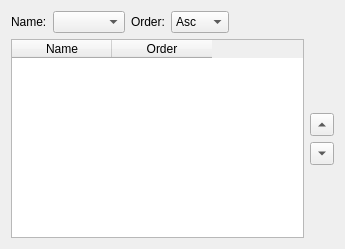
<?xml version="1.0" encoding="UTF-8"?>
<ui version="4.0">
 <class>QReportPropertySort</class>
 <widget class="QWidget" name="QReportPropertySort">
  <property name="geometry">
   <rect>
    <x>0</x>
    <y>0</y>
    <width>345</width>
    <height>249</height>
   </rect>
  </property>
  <property name="windowTitle">
   <string>Form</string>
  </property>
  <layout class="QVBoxLayout" name="verticalLayout_2">
   <item>
    <layout class="QHBoxLayout" name="horizontalLayout_2">
     <item>
      <widget class="QLabel" name="label">
       <property name="text">
        <string>Name:</string>
       </property>
      </widget>
     </item>
     <item>
      <widget class="QComboBox" name="comboBox"/>
     </item>
     <item>
      <widget class="QLabel" name="label_2">
       <property name="text">
        <string>Order:</string>
       </property>
      </widget>
     </item>
     <item>
      <widget class="QComboBox" name="comboBox_2">
       <item>
        <property name="text">
         <string>Asc</string>
        </property>
       </item>
       <item>
        <property name="text">
         <string>Desc</string>
        </property>
       </item>
      </widget>
     </item>
     <item>
      <spacer name="horizontalSpacer">
       <property name="orientation">
        <enum>Qt::Horizontal</enum>
       </property>
       <property name="sizeHint" stdset="0">
        <size>
         <width>40</width>
         <height>20</height>
        </size>
       </property>
      </spacer>
     </item>
    </layout>
   </item>
   <item>
    <layout class="QHBoxLayout" name="horizontalLayout">
     <item>
      <widget class="QTableWidget" name="tableWidget">
       <column>
        <property name="text">
         <string>Name</string>
        </property>
       </column>
       <column>
        <property name="text">
         <string>Order</string>
        </property>
       </column>
      </widget>
     </item>
     <item>
      <layout class="QVBoxLayout" name="verticalLayout">
       <item>
        <spacer name="verticalSpacer">
         <property name="orientation">
          <enum>Qt::Vertical</enum>
         </property>
         <property name="sizeHint" stdset="0">
          <size>
           <width>20</width>
           <height>40</height>
          </size>
         </property>
        </spacer>
       </item>
       <item>
        <widget class="QToolButton" name="toolButton">
         <property name="text">
          <string>...</string>
         </property>
         <property name="arrowType">
          <enum>Qt::UpArrow</enum>
         </property>
        </widget>
       </item>
       <item>
        <widget class="QToolButton" name="toolButton_2">
         <property name="text">
          <string>...</string>
         </property>
         <property name="arrowType">
          <enum>Qt::DownArrow</enum>
         </property>
        </widget>
       </item>
       <item>
        <spacer name="verticalSpacer_2">
         <property name="orientation">
          <enum>Qt::Vertical</enum>
         </property>
         <property name="sizeHint" stdset="0">
          <size>
           <width>20</width>
           <height>40</height>
          </size>
         </property>
        </spacer>
       </item>
      </layout>
     </item>
    </layout>
   </item>
  </layout>
 </widget>
 <resources/>
 <connections/>
</ui>
